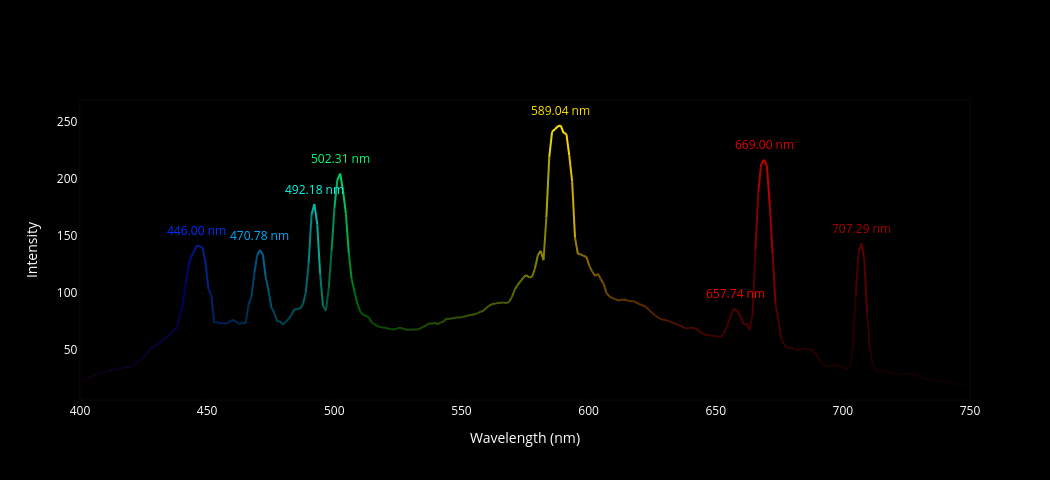

Source (notebook cell):
### Code cell
line_iter(data_df=df_filtered, show_peak_labels=True, show_label_colour=False, scale_by_int=True)
